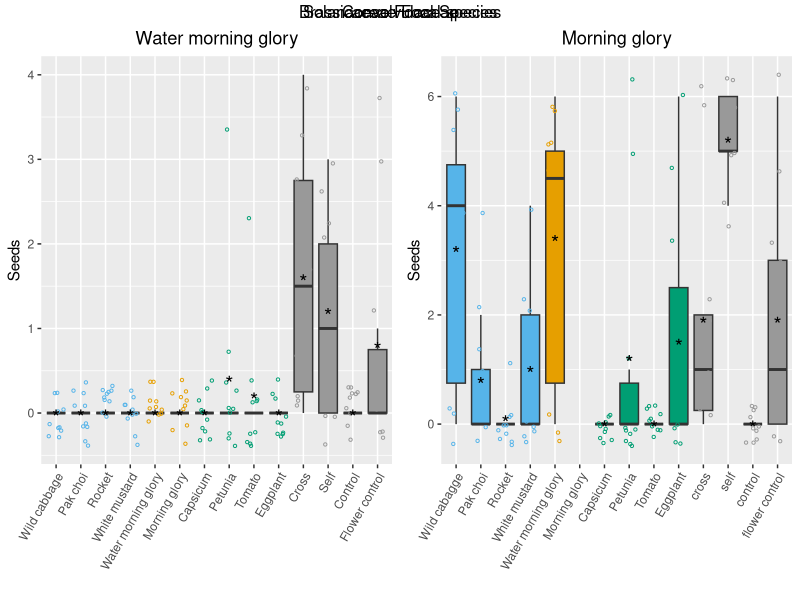
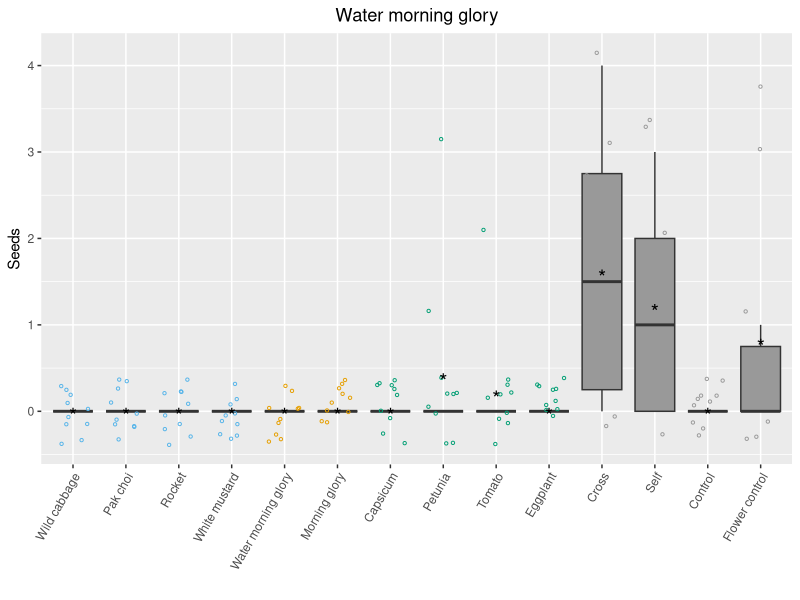
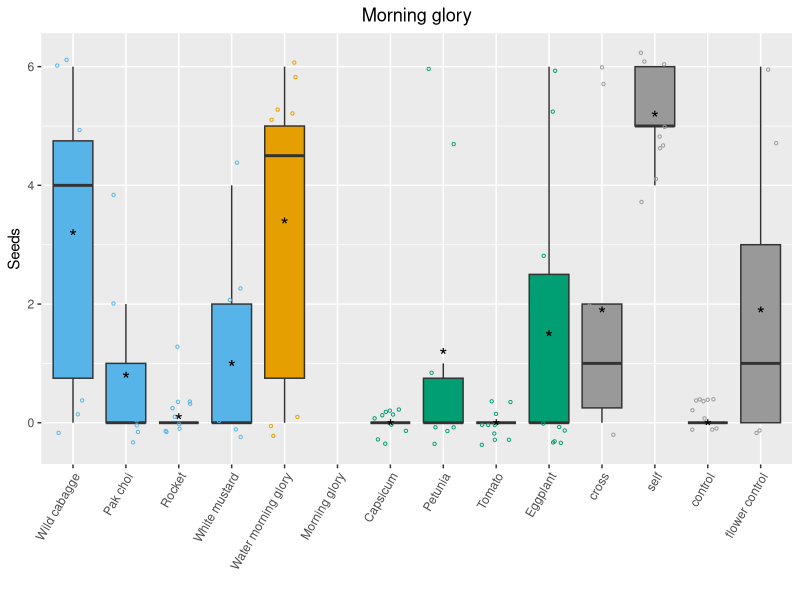
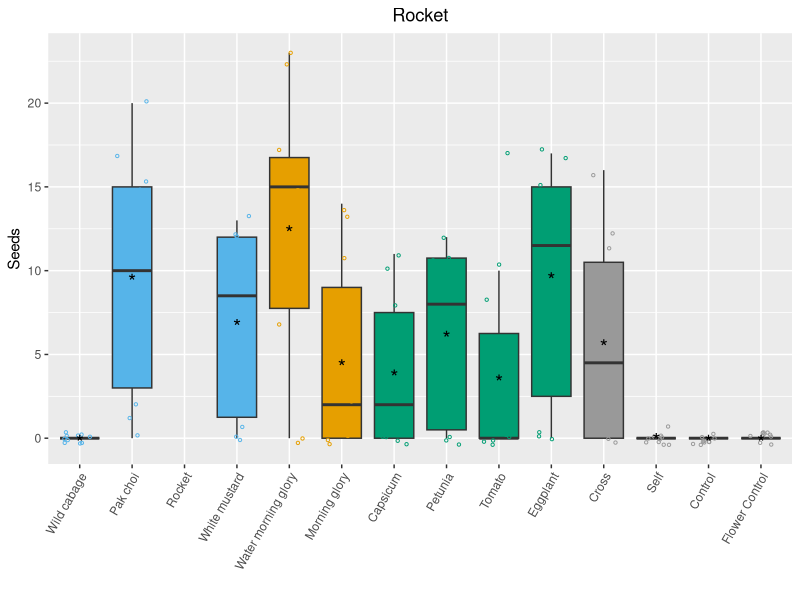
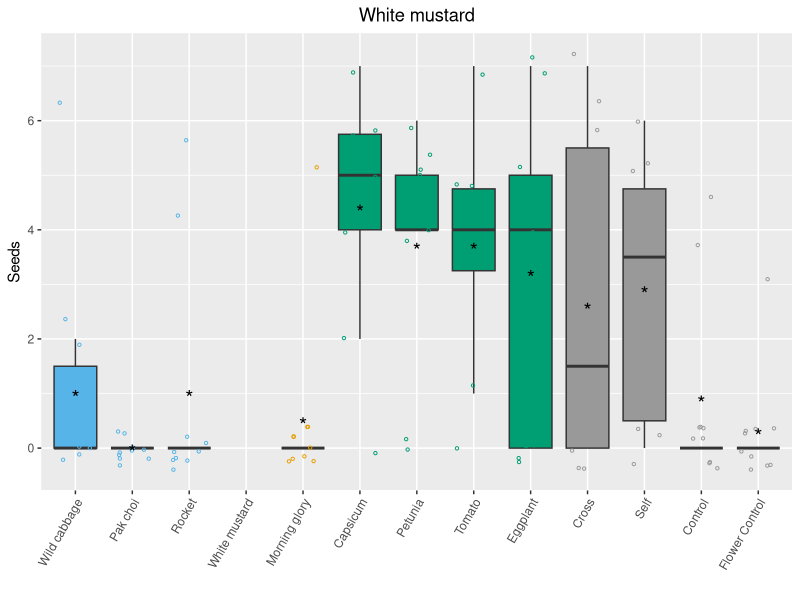

Recreate these plots in R, in order. (Note: this script raises an error after producing the figures.)
## ---- chunk 1
#Preparing seed set plots, starting with Petunia

#There are 3 crosses were seeds were lost (2,7,9)
#load libraries
library(reshape2)
library(ggplot2)
library(dplyr)
library(gridExtra)
library(grid)
library(lattice)
#read data and cleaning
pein_seed_set_final <- read.csv("Data/pein_seed_set_final_common_names.csv")
pein_seed_set_final=pein_seed_set_final[,-1]
#load the palette for all the 4 plots
cbPalette <- c( "#56B4E9","#E69F00", "#999999", "#009E73")
#Colur per family

a <- ggplot(pein_seed_set_final, aes(x = factor(Treatment, levels=unique(Treatment)), y = Seed.production)) +   geom_boxplot(outlier.shape = NA)+
  labs(title="Petunia",x="", y = "Seeds")+aes(fill=Family)+theme(axis.text.x =element_blank())+
  theme(plot.title = element_text(hjust = 0.5)) +scale_fill_manual(values=cbPalette)+ geom_jitter(width = 0.3,shape=1,size=0.8, aes(colour=Family))+scale_color_manual(values = cbPalette) + stat_summary(fun.y=mean, geom="point", shape="*", size=5) +theme(legend.position="none")



#
##
###
#C. ANNUUM 
###
##
#
caan_seed_set_final <- read.csv("Data/caan_seed_set_final.csv")
caan_seed_set_final=caan_seed_set_final[,-1]


#Colur per family
#Different colour per family
b <- ggplot(caan_seed_set_final, aes(x = factor(Treatment, levels=unique(Treatment)), y = Seed.production)) +   geom_boxplot(outlier.shape = NA)+
  labs(title="Capsicum",x="", y = "Seeds")+aes(fill=Family)+theme(axis.text.x =element_blank())+
  theme(plot.title = element_text(hjust = 0.5)) +scale_fill_manual(values=cbPalette)+ geom_jitter(width = 0.3,shape=1,size=0.8, aes(colour=Family))+scale_color_manual(values = cbPalette) + stat_summary(fun.y=mean, geom="point", shape="*", size=5) +theme(legend.position="none")



#
##
###
#S. LYCOPERSICUM
###
##
#


soly_seed_set_final <- read.csv("Data/soly_seed_set_final_common_names.csv")
soly_seed_set_final=soly_seed_set_final[,-1]

cbPalette <- c( "#56B4E9","#E69F00", "#999999", "#009E73")
#Different colour per family
c <- ggplot(soly_seed_set_final, aes(x = factor(Treatment, levels=unique(Treatment)), y = Seed.production)) +   geom_boxplot(outlier.shape = NA)+
  labs(title="Tomato",x="", y = "Seeds")+aes(fill=Family)+theme(axis.text.x = element_text(angle = 60, hjust = 1))+
  theme(plot.title = element_text(hjust = 0.5)) +scale_fill_manual(values=cbPalette)+ geom_jitter(width = 0.3,shape=1,size=0.8, aes(colour=Family))+scale_color_manual(values = cbPalette) + stat_summary(fun.y=mean, geom="point", shape="*", size=5) +theme(legend.position="none")


#
##
###
#S. MELONGENA
###
##
#


some_seed_set_final <- read.csv("Data/some_seed_set_final_common_names.csv")
some_seed_set_final=some_seed_set_final[,-1]


#Different colour per family
d <- ggplot(some_seed_set_final, aes(x = factor(Treatment, levels=unique(Treatment)), y = Seed.production)) +   geom_boxplot(outlier.shape = NA)+
  labs(title="Eggplant",x="", y = "Seeds")+aes(fill=Family)+theme(axis.text.x = element_text(angle = 60, hjust = 1))+
  theme(plot.title = element_text(hjust = 0.5)) +scale_fill_manual(values=cbPalette)+ geom_jitter(width = 0.3,shape=1,size=0.8, aes(colour=Family))+scale_color_manual(values = cbPalette) + stat_summary(fun.y=mean, geom="point", shape="*", size=5) +theme(legend.position="none")



gl <- lapply(list(a,b,c,d), ggplotGrob)
library(grid)
widths <- do.call(unit.pmax, lapply(gl, "[[", "widths"))
heights <- do.call(unit.pmax, lapply(gl, "[[", "heights"))
lg <- lapply(gl, function(g) {g$widths <- widths; g$heights <- heights; g})



grobz <- lapply(list(a, b, c, d), ggplotGrob)
grobz.plot <- arrangeGrob( grobs = list(rbind(grobz[[1]], grobz[[3]], size = "last"),
                                        rbind(grobz[[2]], grobz[[4]], size = "last")),
                           ncol = 2, top="Solanaceae Focal Species")

grid.draw(grobz.plot)

## ---- chunk 2
library(dplyr)

#load libraries
library(reshape2)
library(ggplot2)
library(dplyr)
library(gridExtra)
library(grid)
library(lattice)
library(gtable)
##
###
#B. OLERACEA
###
##
#

brol_seed_set_final <- read.csv("Data/brol_seed_set_final.csv")
brol_seed_set_final=brol_seed_set_final[,-1]
#Different colour per family
a <- ggplot(brol_seed_set_final, aes(x = factor(Treatment, levels=unique(Treatment)), y = Seed.production)) +   geom_boxplot(outlier.shape = NA)+
  labs(title="Wild cabagge",x="", y = "Seeds")+aes(fill=Family)+theme(axis.text.x =element_blank())+
  theme(plot.title = element_text(hjust = 0.5)) +scale_fill_manual(values=cbPalette)+ geom_jitter(width = 0.3,shape=1,size=0.8, aes(colour=Family))+scale_color_manual(values = cbPalette) + stat_summary(fun.y=mean, geom="point", shape="*", size=5) +theme(legend.position="none")


#
##
###
#B. RAPA
###
##
#


brra_seed_set_final <- read.csv("Data/brra_seed_set_final.csv")
brra_seed_set_final=brra_seed_set_final[,-1]

#Different colour per family
b <- ggplot(brra_seed_set_final, aes(x = factor(Treatment, levels=unique(Treatment)), y = Seed.production)) +   geom_boxplot(outlier.shape = NA)+
  labs(title="Pak choi",x="", y = "Seeds")+aes(fill=Family)+theme(axis.text.x =element_blank())+
  theme(plot.title = element_text(hjust = 0.5)) +scale_fill_manual(values=cbPalette)+ geom_jitter(width = 0.3,shape=1,size=0.8, aes(colour=Family))+scale_color_manual(values = cbPalette) + stat_summary(fun.y=mean, geom="point", shape="*", size=5) +theme(legend.position="none")


#
##
###
#E. VERSICARIA
###
##
#

ersa_seed_set_final <- read.csv("Data/ersa_seed_set_final_common_names.csv")
ersa_seed_set_final=ersa_seed_set_final[,-1]


#Different colour per family
c <- ggplot(ersa_seed_set_final, aes(x = factor(Treatment, levels=unique(Treatment)), y = Seed.production)) +   geom_boxplot(outlier.shape = NA)+
  labs(title="Rocket",x="", y = "Seeds")+aes(fill=Family)+theme(axis.text.x = element_text(angle = 60, hjust = 1))+
  theme(plot.title = element_text(hjust = 0.5)) +scale_fill_manual(values=cbPalette)+ geom_jitter(width = 0.3,shape=1,size=0.8, aes(colour=Family))+scale_color_manual(values = cbPalette) + stat_summary(fun.y=mean, geom="point", shape="*", size=5) +theme(legend.position="none")

##
###
#S. ALBA  
###
##
#

sial_seed_set_final <- read.csv("Data/sial_seed_set_final_common_names.csv")
sial_seed_set_final=sial_seed_set_final[,-1]



#Different colour per family
d <- ggplot(sial_seed_set_final, aes(x = factor(Treatment, levels=unique(Treatment)), y = Seed.production)) +   geom_boxplot(outlier.shape = NA)+
  labs(title="White mustard",x="", y = "Seeds")+aes(fill=Family)+theme(axis.text.x = element_text(angle = 60, hjust = 1))+
  theme(plot.title = element_text(hjust = 0.5)) +scale_fill_manual(values=cbPalette)+ geom_jitter(width = 0.3,shape=1,size=0.8, aes(colour=Family))+scale_color_manual(values = cbPalette) + stat_summary(fun.y=mean, geom="point", shape="*", size=5) +theme(legend.position="none")

gl <- lapply(list(a,b,c,d), ggplotGrob)
library(grid)
widths <- do.call(unit.pmax, lapply(gl, "[[", "widths"))
heights <- do.call(unit.pmax, lapply(gl, "[[", "heights"))
lg <- lapply(gl, function(g) {g$widths <- widths; g$heights <- heights; g})



grobz <- lapply(list(a, b, c, d), ggplotGrob)
grobz.plot <- arrangeGrob( grobs = list(rbind(grobz[[1]], grobz[[3]], size = "last"),
                                        rbind(grobz[[2]], grobz[[4]], size = "last")), ncol = 2,top="Brassicaceae Focal species")

grid.draw(grobz.plot)


## ---- chunk 3


library(reshape2)
library(ggplot2)
library(dplyr)
library(gridExtra)
library(grid)
library(lattice)

#Preparing seed set plots, starting with Petunia
#
##
###
#I. AQUATICA
###
##
#
ipaq_seed_set_final <- read.csv("Data/ipaq_seed_set_final_common_names.csv")
ipaq_seed_set_final=ipaq_seed_set_final[,-1]

cbPalette <- c( "#56B4E9","#E69F00", "#999999", "#009E73")


#Different colour per family
a <- ggplot(ipaq_seed_set_final, aes(x = factor(Treatment, levels=unique(Treatment)), y = Seed.production)) +   geom_boxplot(outlier.shape = NA)+
  labs(title="Water morning glory",x="", y = "Seeds")+aes(fill=Family)+theme(axis.text.x = element_text(angle = 60, hjust = 1))+
  theme(plot.title = element_text(hjust = 0.5)) +scale_fill_manual(values=cbPalette)+ geom_jitter(width = 0.3,shape=1,size=0.8, aes(colour=Family))+scale_color_manual(values = cbPalette) + stat_summary(fun.y=mean, geom="point", shape="*", size=5) +theme(legend.position="none")

#IPPU
ippu_seed_set_final <- read.csv("Data/ippu_seed_set_final_common_names.csv")
ippu_seed_set_final=ippu_seed_set_final[,-1]



#Different colour per family
b <- ggplot(ippu_seed_set_final, aes(x = factor(Treatment, levels=unique(Treatment)), y = Seed.production)) +   geom_boxplot(outlier.shape = NA)+
  labs(title="Morning glory",x="", y = "Seeds")+aes(fill=Family)+theme(axis.text.x = element_text(angle = 60, hjust = 1))+
  theme(plot.title = element_text(hjust = 0.5)) +scale_fill_manual(values=cbPalette)+ geom_jitter(width = 0.3,shape=1,size=0.8, aes(colour=Family))+scale_color_manual(values = cbPalette) + stat_summary(fun.y=mean, geom="point", shape="*", size=5) +theme(legend.position="none")


#There are 3 crosses were seeds were lost (2,7,9)
#load libraries

#read data and cleaning

gl <- lapply(list(a,b), ggplotGrob)
library(grid)
widths <- do.call(unit.pmax, lapply(gl, "[[", "widths"))
heights <- do.call(unit.pmax, lapply(gl, "[[", "heights"))
lg <- lapply(gl, function(g) {g$widths <- widths; g$heights <- heights; g})



grobz <- lapply(list(a, b), ggplotGrob)
grobz.plot <- arrangeGrob(grobs = list(rbind(grobz[[1]], size = "last"),
                                        rbind(grobz[[2]], size = "last")), ncol = 2,top="Convolvulaceae")

grid.draw(grobz.plot)

## ---- chunk 4
knitr::include_graphics('Images/all_species.png')
## ---- chunk 5
pollen_ratios_brassicaceae <- read.csv("Data/pollen_ratios_brassicaceae.csv", header = T)
ggplot(pollen_ratios_brassicaceae, aes(x=spp, y=ratio, fill=variable)) +
  geom_bar(stat='identity', position='dodge') +labs(title="Brassicaceae", x="", y="Pollen mix ratio") + 
  theme(axis.text.x=element_text(angle=60,hjust=1))+geom_hline(yintercept = 50)+
  scale_fill_manual(values=c("grey10", "grey60"))+ ylim(0,100)

## ---- chunk 6
pollen_ratios_solanaceae <- read.csv("Data/pollen_ratios_solanaceae.csv", header = T)
ggplot(pollen_ratios_solanaceae, aes(x=spp, y=ratio, fill=variable)) +
  geom_bar(stat='identity', position='dodge') +labs(title="Solanaceae", x="", y="Pollen mix ratio") +
  theme(axis.text.x=element_text(angle=60,hjust=1))+geom_hline(yintercept = 50)+
  scale_fill_manual(values=c("grey10", "grey60"))+ ylim(0,100)

## ---- chunk 7
pollen_ratios_convolvulaceae <- read.csv("Data/pollen_ratios_convolvulaceae.csv", header = T)
ggplot(pollen_ratios_convolvulaceae, aes(x=spp, y=ratio, fill=variable)) + 
  geom_bar(stat='identity', position='dodge') +labs(title="Convolvulaceae", x="", y="Pollen mix ratio") + 
  theme(axis.text.x=element_text(angle=60,hjust=1))+geom_hline(yintercept = 50)+
  scale_fill_manual(values=c("grey10", "grey60"))+ ylim(0,100)

## ---- chunk 8
library(ggplot2)


all <- read.csv("Data/all.csv", header=T)

cbPalette <- c( "#56B4E9","#E69F00","#009E73")

#all

 ggplot(all, aes(x = reorder(species, pollen, FUN = median, na.rm = TRUE), y = pollen)) +   geom_boxplot(outlier.shape = NA)+
  labs(title="All species",x="", y = "Pollen per anther")+aes(fill=family)+theme(axis.text.x = element_text(angle = 60, hjust = 1))+
  theme(plot.title = element_text(hjust = 0.5)) +scale_fill_manual(values=cbPalette)+ geom_jitter(width = 0.3,shape=1,size=0.8, aes(colour=family))+scale_color_manual(values = cbPalette) + stat_summary(fun.y=mean, geom="point", shape="*", size=5) +theme(legend.title = element_blank())
 
#Samte thing but without eggplant to improve visualization
 
#all

 all <- all[all$species !="Eggplant",]
 
 
 ggplot(all, aes(x = reorder(species, pollen, FUN = median, na.rm = TRUE), y = pollen)) +   geom_boxplot(outlier.shape = NA)+
  labs(title="All species(-Eggplant)",x="", y = "Pollen per anther")+aes(fill=family)+theme(axis.text.x = element_text(angle = 60, hjust = 1))+
  theme(plot.title = element_text(hjust = 0.5)) +scale_fill_manual(values=cbPalette)+ geom_jitter(width = 0.3,shape=1,size=0.8, aes(colour=family))+scale_color_manual(values = cbPalette) + stat_summary(fun.y=mean, geom="point", shape="*", size=5) +theme(legend.title = element_blank())
 
 

## ---- chunk 9

d <- read.csv("Data/d.csv")

cbPalette <- c( "#56B4E9","#E69F00","#009E73")

ggplot(d, aes(x = reorder(species, ovules, FUN = median, na.rm = TRUE), y = ovules)) +
  geom_boxplot(outlier.shape = NA)+labs(title="All species",x="", y = "Nº of ovules")+
  aes(fill=family)+theme(axis.text.x = element_text(angle = 60, hjust = 1))+
  theme(plot.title = element_text(hjust = 0.5)) +scale_fill_manual(values=cbPalette)+
  geom_jitter(width = 0.3,shape=1,size=0.8, aes(colour=family))+
  scale_color_manual(values = cbPalette) + 
  stat_summary(fun.y=mean, geom="point", shape="*", size=5) +theme(legend.title = element_blank())

 d <- d[d$species !="Eggplant",]
 
 ggplot(d, aes(x = reorder(species, ovules, FUN = median, na.rm = TRUE), y = ovules)) +
  geom_boxplot(outlier.shape = NA)+labs(title="All species(-Eggplant)",x="", y = "Nº of ovules")+
  aes(fill=family)+theme(axis.text.x = element_text(angle = 60, hjust = 1))+
  theme(plot.title = element_text(hjust = 0.5)) +scale_fill_manual(values=cbPalette)+
  geom_jitter(width = 0.3,shape=1,size=0.8, aes(colour=family))+
  scale_color_manual(values = cbPalette) + 
  stat_summary(fun.y=mean, geom="point", shape="*", size=5) +theme(legend.title = element_blank())
## ---- chunk 10
library(dplyr)
library(ggplot2)

tab <- read.csv("Data/tab_common_names.csv", sep="", header = T)

ggplot(tab, aes(x=reorder(species, pollen_ovule_ratio, colour = cut), y=pollen_ovule_ratio))+aes(fill=family)+
  geom_bar(stat="identity", width=0.5)+theme(axis.text.x = element_text(angle = 60, hjust=1))+scale_fill_manual(values=cbPalette)



